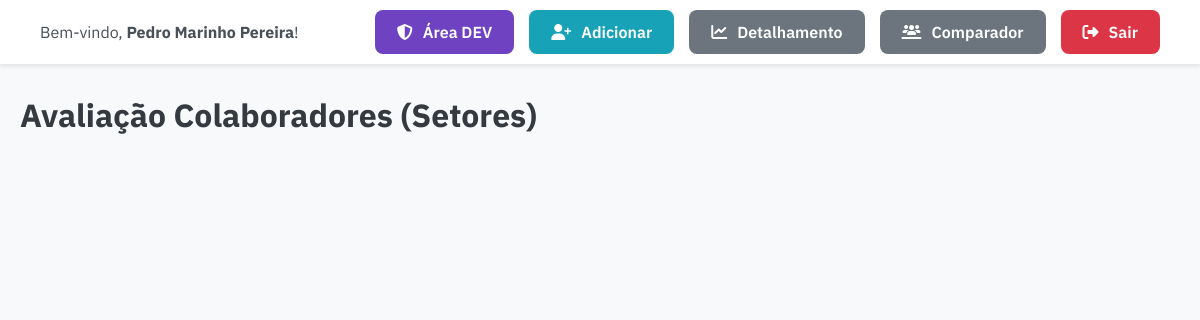
The page /dashboard (signed in) on the database as committed earlier.
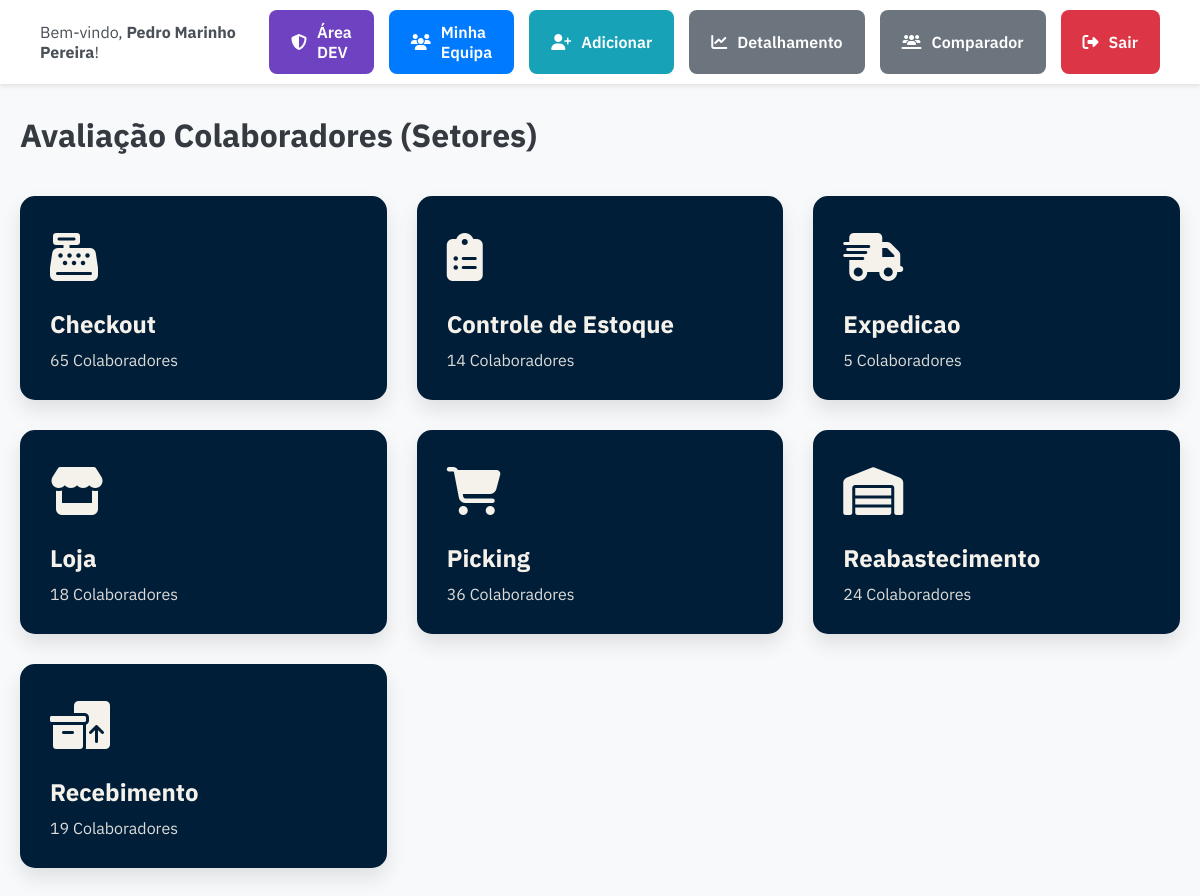
The same page on the database as committed later.
### app.py (models this page shows)
class Colaborador(db.Model):
    __tablename__ = 'colaboradores'
    id = db.Column(db.Integer, primary_key=True)
    nome_completo = db.Column(db.String(200), unique=True, nullable=False)
    cargo = db.Column(db.String(100))
    processo = db.Column(db.String(100))
    turno = db.Column(db.String(50))
    turno_num = db.Column(db.Integer)
    nome_gestor_imediato = db.Column(db.String(200))
    foto_url = db.Column(db.String(500))
    avaliacoes = db.relationship('Avaliacao', backref='colaborador', lazy=True, cascade="all, delete-orphan")
    insignias = db.relationship('Insignia', backref='colaborador', lazy=True, cascade="all, delete-orphan")
    pd_itens = db.relationship('PDI', backref='colaborador', lazy=True, cascade="all, delete-orphan")
    historico_avaliacoes = db.relationship('Historico', backref='colaborador', lazy=True, cascade="all, delete-orphan")

### app.py (the view, shortened to what this page needs)
@app.route('/dashboard')
@login_required
def dashboard_setores():
    colaboradores = get_dados_completos()
    colaboradores_operacionais = [c for c in colaboradores if c.get('Cargo') in ['Operacional', 'Op Empilhadeira']]
    setores_info = []
    config_setores = {
        'Picking': {'icone': 'fa-solid fa-cart-shopping', 'cor': '#011E38'}, 'Checkout': {'icone': 'fa-solid fa-cash-register', 'cor': '#011E38'},
        'Expedicao': {'icone': 'fa-solid fa-truck-fast', 'cor': '#011E38'}, 'Recebimento': {'icone': 'fa-solid fa-boxes-packing', 'cor': '#011E38'},
        'Reabastecimento': {'icone': 'fa-solid fa-warehouse', 'cor': '#011E38'}, 'Controle de Estoque': {'icone': 'fa-solid fa-clipboard-list', 'cor': '#011E38'},
        'Loja': {'icone': 'fa-solid fa-store', 'cor': '#011E38'}, 'DEFAULT': {'icone': 'fa-solid fa-question-circle', 'cor': '#6c757d'}
    }
    setores_contagem = pd.Series([c.get('Processo') for c in colaboradores_operacionais]).value_counts().to_dict()
    for setor, contagem in setores_contagem.items():
        if setor not in config_setores: continue
        setores_info.append({
            "nome": setor, "contagem": contagem, "tipo": "processo",
            **config_setores.get(setor, config_setores['DEFAULT'])
        })
    is_leader = Colaborador.query.filter_by(nome_gestor_imediato=current_user.nome).first() is not None
    return render_template('dashboard.html', setores=sorted(setores_info, key=lambda x: x['nome']), is_leader=is_leader)

### app.py (called while the page is built)
@login_manager.user_loader
def load_user(user_id):
    return User.query.get(int(user_id))

def get_cor_por_pontuacao(pontuacao):
    if pontuacao >= 80: return '#28a745'
    if pontuacao >= 60: return '#ffc107'
    return '#dc3545'

### templates/dashboard.html (shortened to what this page needs)
<!DOCTYPE html>
<html lang="pt-BR">
<head>
    <link rel="stylesheet" href="{{ url_for('static', filename='css/style.css') }}">
</head>
<body class="dashboard-body">
    <header class="main-header" style="background-color: #fff; padding: 10px 40px; box-shadow: 0 2px 5px rgba(0,0,0,0.1); display: flex; justify-content: space-between; align-items: center; margin-bottom: 30px;">
        <div class="user-info">
            Bem-vindo, <strong>{{ current_user.nome }}</strong>!
        </div>
        <nav class="main-nav" style="display: flex; gap: 15px;">
            {% if current_user.email == 'pedro.pereira@grupoboticario.com.br' %}
                <a href="{{ url_for('dev_dashboard') }}" class="btn-detalhamento" style="background-color: #6f42c1; color: #fff;">
                    <i class="fa-solid fa-shield-halved"></i> Área DEV
                </a>
            {% endif %}
            {% if is_leader %}
                <a href="{{ url_for('minha_equipa') }}" class="btn-detalhamento" style="background-color: #007bff; color: #fff;">
                    <i class="fa-solid fa-users"></i> Minha Equipa
                </a>
            {% endif %}
            <a href="{{ url_for('adicionar_colaborador') }}" class="btn-detalhamento" style="background-color: #17a2b8;">
                <i class="fa-solid fa-user-plus"></i> Adicionar
            </a>
            <a href="{{ url_for('detalhamento_geral') }}" class="btn-detalhamento">
                <i class="fa-solid fa-chart-line"></i> Detalhamento
            </a>
            <a href="{{ url_for('comparador') }}" class="btn-detalhamento">
                <i class="fa-solid fa-users-line"></i> Comparador
            </a>
            <a href="{{ url_for('logout') }}" class="btn-detalhamento" style="background-color: #dc3545; color: #fff;">
                <i class="fa-solid fa-right-from-bracket"></i> Sair
            </a>
        </nav>
    </header>
    <div class="container">
        <div class="header-dashboard title center" style="margin-bottom: 40px;">
            <h1>Avaliação Colaboradores (Setores)</h1>
        </div>
        <div class="dashboard-grid">
            {% for setor in setores %}
                {% if setor.tipo == 'cargo' %}
                    <a href="{{ url_for('grid_grupo', nome_grupo=setor.nome) }}" class="setor-card" style="background-color: {{ setor.cor }};">
                {% else %}
                    <a href="{{ url_for('selecao_turno', nome_setor=setor.nome) }}" class="setor-card" style="background-color: {{ setor.cor }};">
                {% endif %}
                    <div class="icon"><i class="{{ setor.icone }}"></i></div>
                    <div class="info">
                        <h2>{{ setor.nome }}</h2>
                        <p>{{ setor.contagem }} Colaboradores</p>
                    </div>
                </a>
            {% endfor %}
        </div>
    </div>
</body>
</html>

Rows that differ between the two databases and show on the page:
added Colaborador: nome "Checkout", contagem "65"
added Colaborador: nome "Controle de Estoque", contagem "14"
added Colaborador: nome "Expedicao", contagem "5"
added Colaborador: nome "Loja", contagem "18"
added Colaborador: nome "Picking", contagem "36"
added Colaborador: nome "Reabastecimento", contagem "24"
added Colaborador: nome "Recebimento", contagem "19"
Other text that changed with them:
text now shown: "Minha Equipa"
